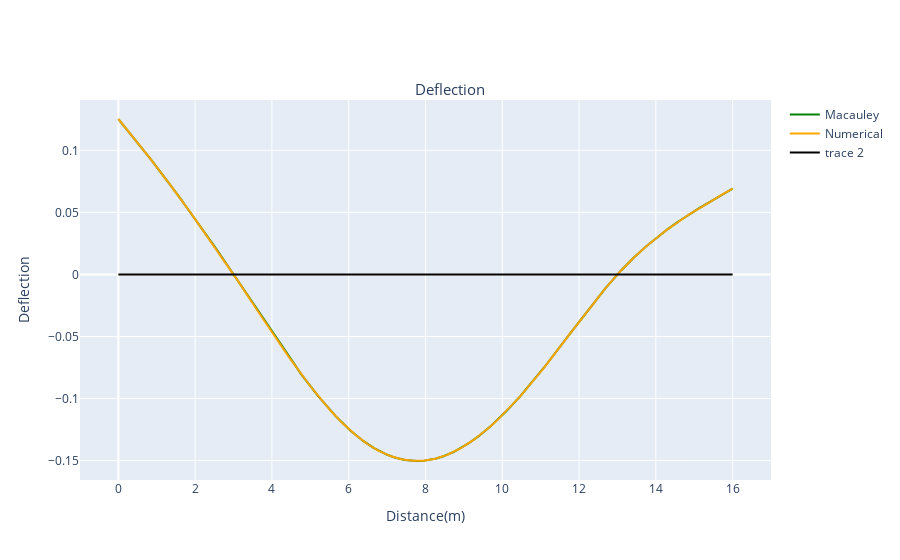

Notebook source saved alongside this figure:
### Code cell
layout = go.Layout(
    title = {'text':'Deflection', 'y':0.85,'x':0.5,'xanchor':'center','yanchor':'top'},
    titlefont = dict(size=15),    
    yaxis = dict(title="Deflection"),
    xaxis = dict(title="Distance(m)",range = [-1,span+1] ),
    showlegend = True,
)

#Define the deflected shape trace
line_Macauley = go.Scatter(
    x = X,
    y = Deflection_Test,
    mode = 'lines',
    name = 'Macauley',
    line_color = 'green'    
)

line_Numerical = go.Scatter(
    x = X,
    y = Deflection,
    mode = 'lines',
    name = 'Numerical',
    line_color = 'orange'        
)


axis = go.Scatter(
    x = [0,span],
    y = [0,0],
    mode = 'lines',
    line_color = 'black'
)


#Generate Plot
fig = go.Figure(data=[line_Macauley,line_Numerical,axis],layout=layout)
py.offline.iplot(fig)

### Figure 1 — Plotly figure (JSON) as saved in the notebook; plotly's stock layout.template omitted (floating-point values rounded to 4 significant figures; data arrays with more than 128 entries replaced by an {"elided": "..."} marker saying what was removed)
{"data": [{"line": {"color": "green"}, "mode": "lines", "name": "Macauley", "type": "scatter", "x": {"elided": "3201 float values"}, "y": {"elided": "3201 float values"}}, {"line": {"color": "orange"}, "mode": "lines", "name": "Numerical", "type": "scatter", "x": {"elided": "3201 float values"}, "y": {"elided": "3201 float values"}}, {"line": {"color": "black"}, "mode": "lines", "type": "scatter", "x": [0, 16], "y": [0, 0]}], "layout": {"showlegend": true, "title": {"font": {"size": 15}, "text": "Deflection", "x": 0.5, "xanchor": "center", "y": 0.85, "yanchor": "top"}, "xaxis": {"range": [-1, 17], "title": {"text": "Distance(m)"}}, "yaxis": {"title": {"text": "Deflection"}}}}
